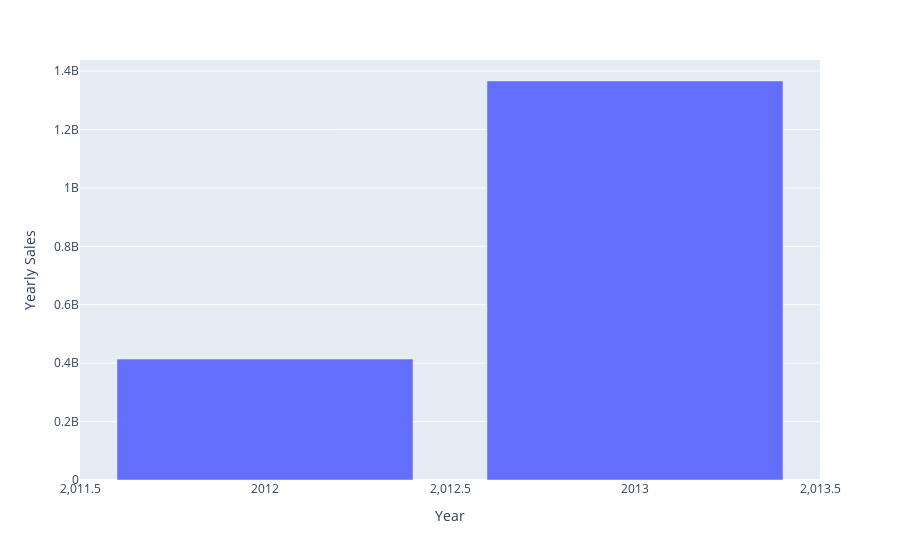

Here is the notebook cell this chart was saved with:
### Code cell
yf = pd.read_csv("Y_Sales.csv")

yearly = px.bar(
    data_frame = yf.reset_index(),
    x = "Date",
    y="Weekly_Sales",
    labels={'Weekly_Sales':'Yearly Sales', 'Date':'Year'},
    barmode='group'
)

pio.show(yearly)

### Figure 1 — Plotly figure (JSON) as saved in the notebook; plotly's stock layout.template omitted (floating-point values rounded to 4 significant figures)
{"data": [{"alignmentgroup": "True", "hovertemplate": "Year=%{x}<br>Yearly Sales=%{y}<extra></extra>", "legendgroup": "", "marker": {"color": "#636efa", "pattern": {"shape": ""}}, "name": "", "offsetgroup": "", "orientation": "v", "showlegend": false, "textposition": "auto", "type": "bar", "x": [2012, 2013], "xaxis": "x", "y": [413822123, 1365897251], "yaxis": "y"}], "layout": {"barmode": "group", "legend": {"tracegroupgap": 0}, "margin": {"t": 60}, "xaxis": {"anchor": "y", "domain": [0, 1], "title": {"text": "Year"}}, "yaxis": {"anchor": "x", "domain": [0, 1], "title": {"text": "Yearly Sales"}}}}
